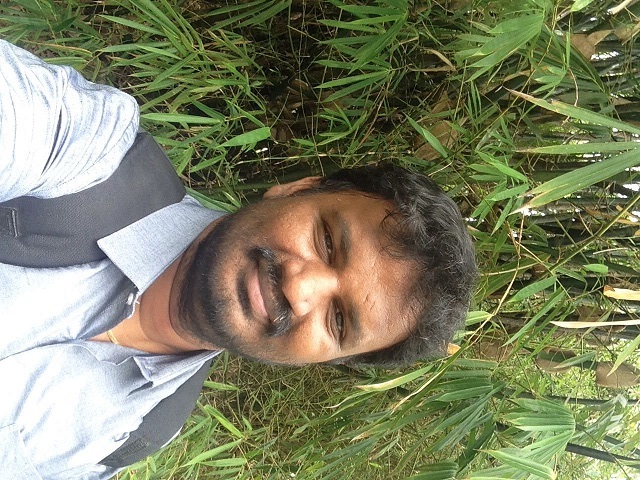
#> input picture myface.jpeg, 640 x 480 px
$ python sample19.py   (older library calls are emulated)
#> lines starting #> are read from the running program, lines starting #| are printed output that depends on the picture
import cv2
import numpy as np

img = cv2.imread("myface.jpeg")
#> img is the input picture: shape (480, 640, 3); mean B, G, R 99.6, 128.9, 126

sobelx = cv2.Sobel(img,cv2.CV_64F,1,0,ksize=11)
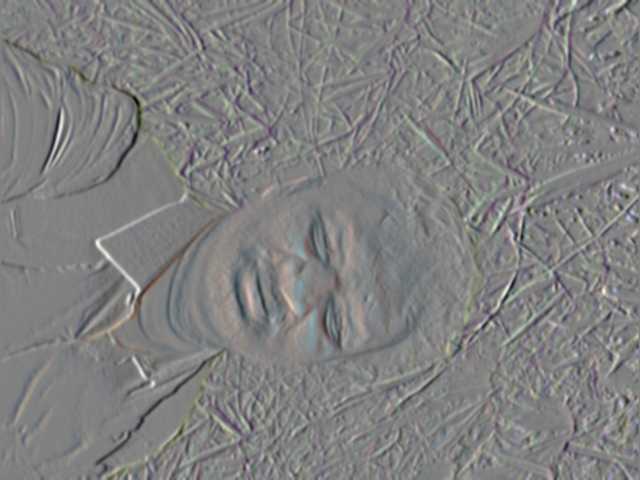
#> sobelx: shape (480, 640, 3) float64; mean B, G, R -95906.7, -61068.4, -63009.3; drawn with min black and max white
sobely = cv2.Sobel(img,cv2.CV_64F,0,1,ksize=11)
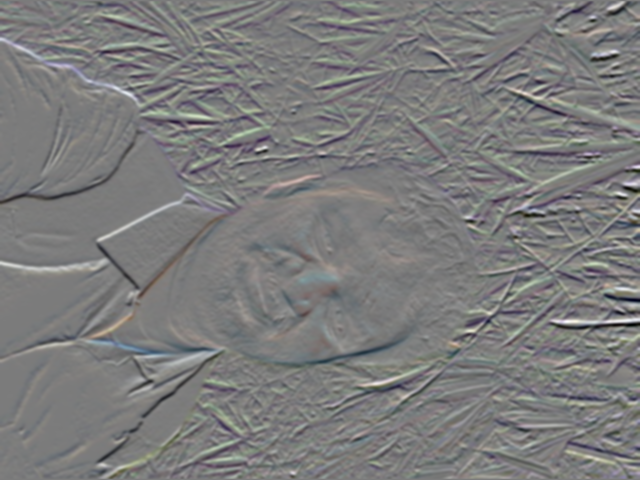
#> sobely: shape (480, 640, 3) float64; mean B, G, R 84253.3, 89884.3, 86542.1; drawn with min black and max white
laplacian = cv2.Laplacian(img,cv2.CV_64F)
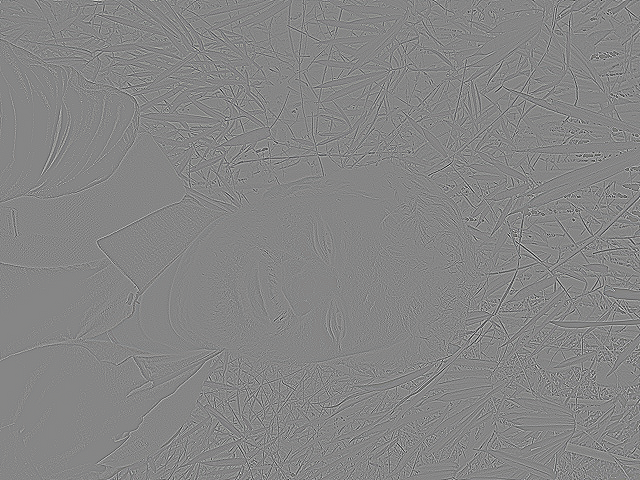
#> laplacian: shape (480, 640, 3) float64; mean B, G, R 0, 0, 0; drawn with min black and max white
out = cv2.Canny(img, 11, 11)
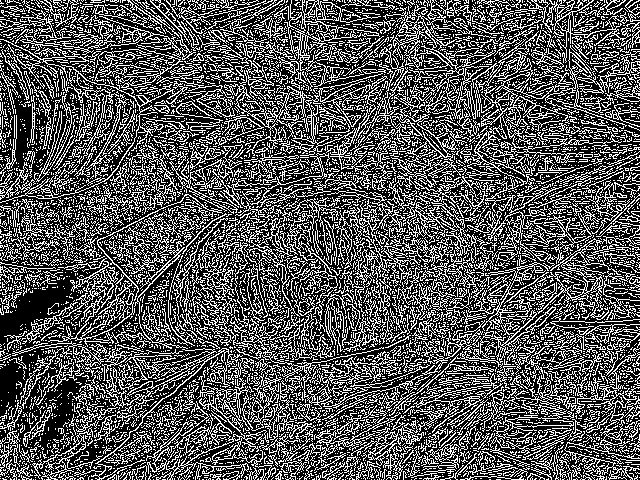
#> out: shape (480, 640); 33.8% white in thin lines or dots

cv2.imshow("face", img)
cv2.imshow("sx", sobelx)
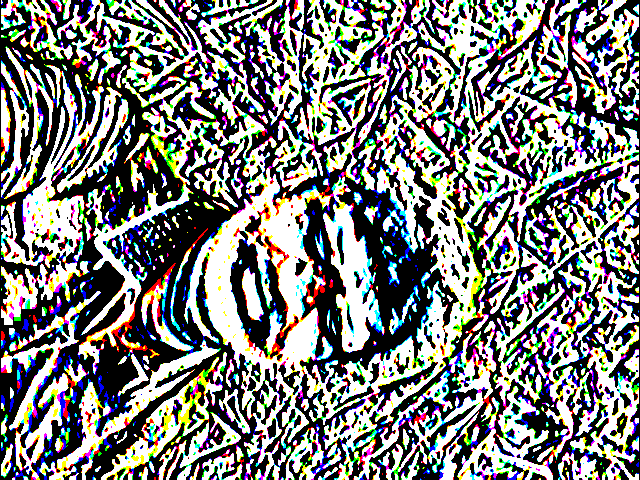
#> window 'sx': shape (480, 640, 3); mean B, G, R 123.7, 125.8, 125
cv2.imshow("sy", sobely)
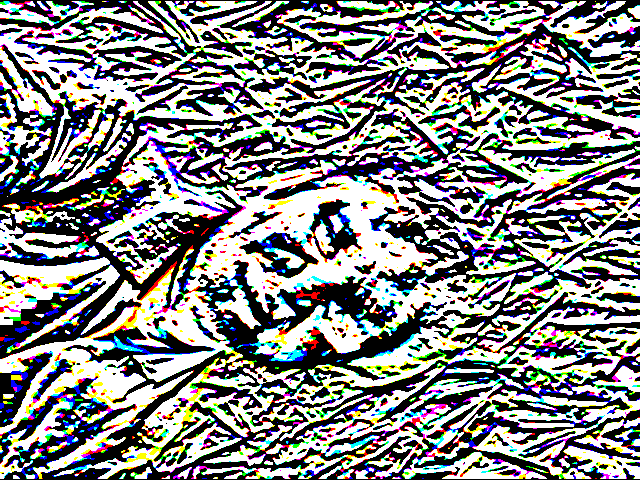
#> window 'sy': shape (480, 640, 3); mean B, G, R 132.5, 133, 132.6
cv2.imshow("lap", laplacian)
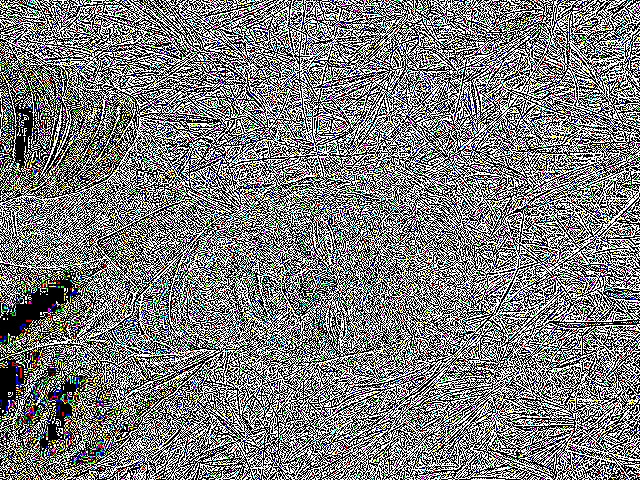
#> window 'lap': shape (480, 640, 3); mean B, G, R 123.7, 123.9, 124
cv2.imshow("out", out)

cv2.waitKey(0)
cv2.destroyAllWindows()
